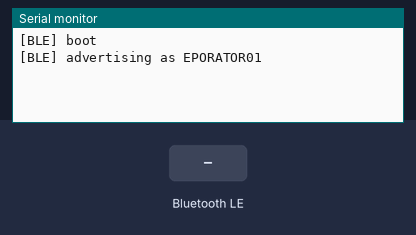
A sketch run on a simulated ESP32-S3. Shown: the last lines printed to the serial monitor. The test bench sets the inputs (shaded band). Nothing arrives over Bluetooth unless stated; a phone connects over Bluetooth LE 3 s after start.

Above: at 3.2 s.
3.3 s: Bluetooth LE write "1" received
At 4.6 s:
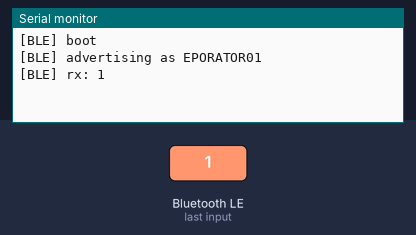
6.3 s: Bluetooth LE write "0" received
At 6.9 s:
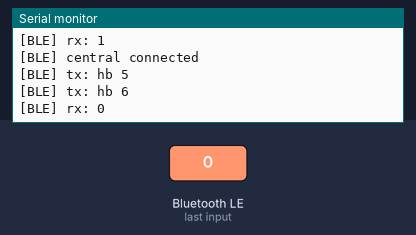
7.8 s: Bluetooth LE write "2" received
At 7.97 s:
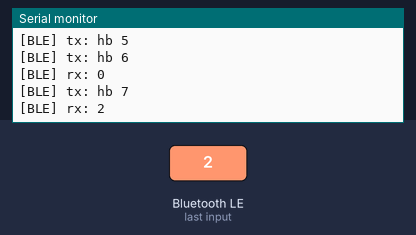
Timing chart, 0 to 10.8 s (numbered marks = the images above; inputs shaded):
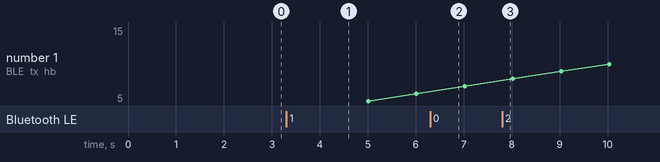

The sketch:

ble_link_test.ino
```cpp
/*
 * ble_link_test.ino — Step 0 connectivity check
 * Target: Arduino Nano ESP32 (ESP32-S3, BLE only — no Bluetooth Classic)
 *
 * Implements Nordic UART Service (NUS) so any generic BLE terminal
 * (nRF Connect, LightBlue) can talk to it before Qt exists.
 *
 *   RX  6E400002  app -> device   (write)
 *   TX  6E400003  device -> app   (notify)
 *
 * Behaviour: echoes anything written to RX, plus a 1 Hz heartbeat.
 */

#include <BLEDevice.h>
#include <BLEServer.h>
#include <BLEUtils.h>
#include <BLE2902.h>

#define SERVICE_UUID "6E400001-B5A3-F393-E0A9-E50E24DCCA9E"
#define CHAR_UUID_RX "6E400002-B5A3-F393-E0A9-E50E24DCCA9E"
#define CHAR_UUID_TX "6E400003-B5A3-F393-E0A9-E50E24DCCA9E"

// Keep short. A 128-bit UUID eats 18 of the 31 advertising bytes.
#define DEVICE_NAME "EPORATOR01"

BLEServer         *pServer = nullptr;
BLECharacteristic *pTxChar = nullptr;

bool     connectedNow  = false;
bool     connectedPrev = false;
uint32_t lastBeat      = 0;

class ServerCallbacks : public BLEServerCallbacks {
  void onConnect(BLEServer *s) override {
    connectedNow = true;
    Serial.println("[BLE] central connected");
  }
  void onDisconnect(BLEServer *s) override {
    connectedNow = false;
    Serial.println("[BLE] central disconnected");
  }
};

class RxCallbacks : public BLECharacteristicCallbacks {
  void onWrite(BLECharacteristic *c) override {
    // arduino-esp32 core 3.x returns Arduino String here.
    // On core 2.x this is std::string — use c->getValue().c_str() instead.

    auto v = c->getValue();              // was: String v = ...

    if (v.length() == 0) return;

    Serial.print("[BLE] rx: ");
    Serial.println(v.c_str());           // was: Serial.println(v);

    if (connectedNow && pTxChar) {
      String reply = String("echo:") + v.c_str();
      pTxChar->setValue(reply.c_str());
      pTxChar->notify();
    }
  }
};

void setup() {
  Serial.begin(115200);
  delay(2000);  // Nano ESP32 uses USB CDC; give the port time to enumerate
  Serial.println("\n[BLE] boot");

  BLEDevice::init(DEVICE_NAME);

  pServer = BLEDevice::createServer();
  pServer->setCallbacks(new ServerCallbacks());

  BLEService *pService = pServer->createService(SERVICE_UUID);

  pTxChar = pService->createCharacteristic(
      CHAR_UUID_TX, BLECharacteristic::PROPERTY_NOTIFY);
  // Core 3.x may add the CCCD automatically. If this line errors, delete it.
  pTxChar->addDescriptor(new BLE2902());

  BLECharacteristic *pRxChar = pService->createCharacteristic(
      CHAR_UUID_RX,
      BLECharacteristic::PROPERTY_WRITE | BLECharacteristic::PROPERTY_WRITE_NR);
  pRxChar->setCallbacks(new RxCallbacks());

  pService->start();

  BLEAdvertising *pAdv = BLEDevice::getAdvertising();
  pAdv->addServiceUUID(SERVICE_UUID);
  pAdv->setScanResponse(true);   // name goes here; adv packet is already full
  pAdv->setMinPreferred(0x06);
  BLEDevice::startAdvertising();

  Serial.println("[BLE] advertising as " DEVICE_NAME);
}

void loop() {
  if (connectedNow && millis() - lastBeat > 1000) {
    lastBeat = millis();
    String msg = "hb " + String(millis() / 1000);
    pTxChar->setValue(msg.c_str());
    pTxChar->notify();
    Serial.println("[BLE] tx: " + msg);
  }

  // The stack does NOT resume advertising on its own after a disconnect.
  if (!connectedNow && connectedPrev) {
    delay(500);
    pServer->startAdvertising();
    Serial.println("[BLE] re-advertising");
  }
  connectedPrev = connectedNow;

  delay(10);
}
```

Measured:
- after the input at 3.3 s, the serial monitor: prints a new line at once (image 1)
- after the input at 6.3 s, the serial monitor: prints a new line at once (image 2)
- after the input at 7.8 s, the serial monitor: prints a new line at once (image 3)
